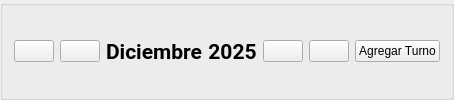
                   <widget class="QGroupBox" name="groupBox_6">
                    <property name="sizePolicy">
                     <sizepolicy hsizetype="Maximum" vsizetype="Preferred">
                      <horstretch>0</horstretch>
                      <verstretch>0</verstretch>
                     </sizepolicy>
                    </property>
                    <property name="title">
                     <string/>
                    </property>
                    <layout class="QHBoxLayout" name="horizontalLayout_13">
                     <item>
                      <widget class="QPushButton" name="btnPreYear">
                       <property name="cursor">
                        <cursorShape>PointingHandCursor</cursorShape>
                       </property>
                       <property name="text">
                        <string/>
                       </property>
                       <property name="icon">
                        <iconset resource="icons.qrc">
                         <normaloff>:/icons/icons/chevrons-left.svg</normaloff>:/icons/icons/chevrons-left.svg</iconset>
                       </property>
                       <property name="iconSize">
                        <size>
                         <width>32</width>
                         <height>32</height>
                        </size>
                       </property>
                      </widget>
                     </item>
                     <item>
                      <widget class="QPushButton" name="btnPreMonth">
                       <property name="cursor">
                        <cursorShape>PointingHandCursor</cursorShape>
                       </property>
                       <property name="text">
                        <string/>
                       </property>
                       <property name="icon">
                        <iconset resource="icons.qrc">
                         <normaloff>:/icons/icons/chevron-left.svg</normaloff>:/icons/icons/chevron-left.svg</iconset>
                       </property>
                       <property name="iconSize">
                        <size>
                         <width>32</width>
                         <height>32</height>
                        </size>
                       </property>
                      </widget>
                     </item>
                     <item>
                      <widget class="QLabel" name="labelMonth">
                       <property name="font">
                        <font>
                         <family>Roboto</family>
                         <pointsize>16</pointsize>
                         <weight>75</weight>
                         <bold>true</bold>
                        </font>
                       </property>
                       <property name="text">
                        <string>Diciembre</string>
                       </property>
                       <property name="alignment">
                        <set>Qt::AlignCenter</set>
                       </property>
                      </widget>
                     </item>
                     <item>
                      <widget class="QLabel" name="labelMonth_2">
                       <property name="font">
                        <font>
                         <family>Roboto</family>
                         <pointsize>16</pointsize>
                         <weight>75</weight>
                         <bold>true</bold>
                        </font>
                       </property>
                       <property name="text">
                        <string>2025</string>
                       </property>
                       <property name="alignment">
                        <set>Qt::AlignCenter</set>
                       </property>
                      </widget>
                     </item>
                     <item>
                      <widget class="QPushButton" name="btnNextMonth">
                       <property name="cursor">
                        <cursorShape>PointingHandCursor</cursorShape>
                       </property>
                       <property name="text">
                        <string/>
                       </property>
                       <property name="icon">
                        <iconset resource="icons.qrc">
                         <normaloff>:/icons/icons/chevron-right.svg</normaloff>:/icons/icons/chevron-right.svg</iconset>
                       </property>
                       <property name="iconSize">
                        <size>
                         <width>32</width>
                         <height>32</height>
                        </size>
                       </property>
                      </widget>
                     </item>
                     <item>
                      <widget class="QPushButton" name="btnNextYear">
                       <property name="cursor">
                        <cursorShape>PointingHandCursor</cursorShape>
                       </property>
                       <property name="text">
                        <string/>
                       </property>
                       <property name="icon">
                        <iconset resource="icons.qrc">
                         <normaloff>:/icons/icons/chevrons-right.svg</normaloff>:/icons/icons/chevrons-right.svg</iconset>
                       </property>
                       <property name="iconSize">
                        <size>
                         <width>32</width>
                         <height>32</height>
                        </size>
                       </property>
                      </widget>
                     </item>
                     <item>
                      <widget class="QPushButton" name="pushButton_17">
                       <property name="cursor">
                        <cursorShape>PointingHandCursor</cursorShape>
                       </property>
                       <property name="layoutDirection">
                        <enum>Qt::LeftToRight</enum>
                       </property>
                       <property name="text">
                        <string>Agregar Turno</string>
                       </property>
                       <property name="icon">
                        <iconset resource="icons.qrc">
                         <normaloff>:/icons/icons/edit-3.svg</normaloff>:/icons/icons/edit-3.svg</iconset>
                       </property>
                      </widget>
                     </item>
                    </layout>
                   </widget>
